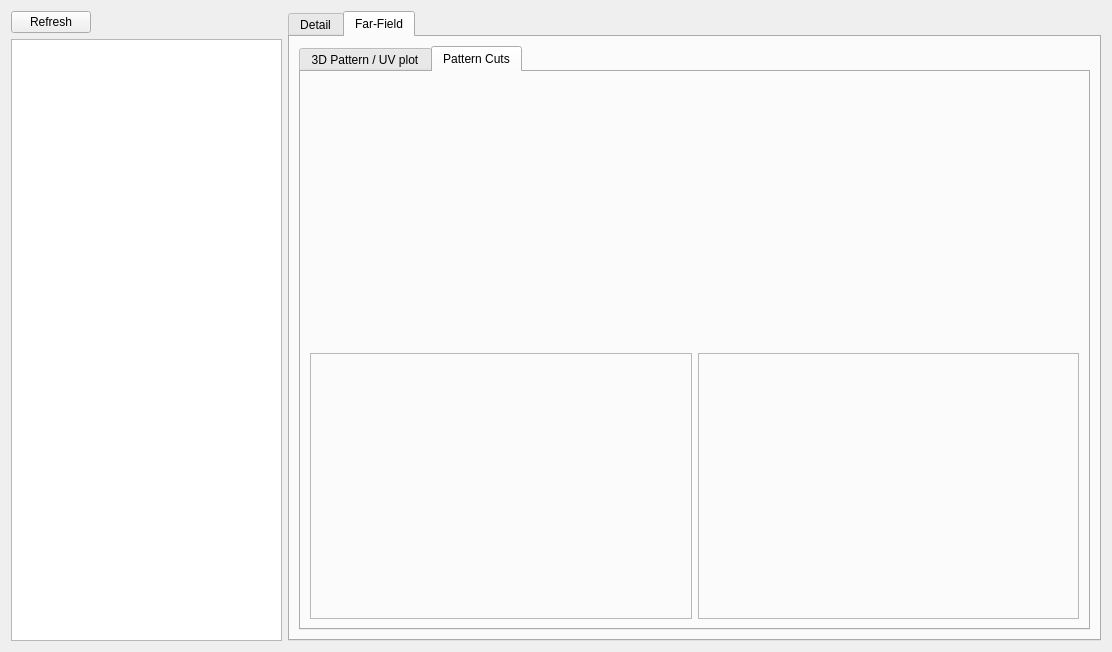
<?xml version="1.0" encoding="UTF-8"?>
<ui version="4.0">
 <class>data_processing</class>
 <widget class="QWidget" name="data_processing">
  <property name="geometry">
   <rect>
    <x>0</x>
    <y>0</y>
    <width>1112</width>
    <height>652</height>
   </rect>
  </property>
  <property name="windowTitle">
   <string>Form</string>
  </property>
  <layout class="QHBoxLayout" name="horizontalLayout_2" stretch="1,3">
   <item>
    <layout class="QGridLayout" name="gridLayout_7">
     <item row="1" column="0" colspan="2">
      <widget class="QTreeView" name="dir_tree_view"/>
     </item>
     <item row="0" column="1">
      <spacer name="horizontalSpacer_2">
       <property name="orientation">
        <enum>Qt::Orientation::Horizontal</enum>
       </property>
       <property name="sizeHint" stdset="0">
        <size>
         <width>40</width>
         <height>20</height>
        </size>
       </property>
      </spacer>
     </item>
     <item row="0" column="0">
      <widget class="QPushButton" name="tree_view_refresh_btn">
       <property name="text">
        <string>Refresh</string>
       </property>
      </widget>
     </item>
    </layout>
   </item>
   <item>
    <widget class="QTabWidget" name="post_processing_tabs">
     <property name="currentIndex">
      <number>1</number>
     </property>
     <widget class="QWidget" name="detail_tab">
      <attribute name="title">
       <string>Detail</string>
      </attribute>
      <layout class="QVBoxLayout" name="verticalLayout_3">
       <item>
        <layout class="QGridLayout" name="detail_tab_grid" columnstretch="3,3">
         <item row="0" column="0">
          <widget class="QGroupBox" name="overview_grp">
           <property name="title">
            <string>Overview</string>
           </property>
           <layout class="QGridLayout" name="gridLayout_6">
            <item row="0" column="0">
             <layout class="QGridLayout" name="general_cfg">
              <item row="6" column="0">
               <widget class="QLabel" name="label_8">
                <property name="text">
                 <string>Devices:</string>
                </property>
               </widget>
              </item>
              <item row="4" column="0">
               <widget class="QLabel" name="label_6">
                <property name="text">
                 <string>Operator:</string>
                </property>
               </widget>
              </item>
              <item row="3" column="0">
               <widget class="QLabel" name="label_4">
                <property name="text">
                 <string>Time Stop:</string>
                </property>
               </widget>
              </item>
              <item row="2" column="0">
               <widget class="QLabel" name="label_2">
                <property name="text">
                 <string>Time Start:</string>
                </property>
               </widget>
              </item>
              <item row="3" column="1">
               <widget class="QLabel" name="t_stop_lbl">
                <property name="text">
                 <string/>
                </property>
               </widget>
              </item>
              <item row="6" column="1">
               <widget class="QLabel" name="devices_lbl">
                <property name="text">
                 <string/>
                </property>
               </widget>
              </item>
              <item row="5" column="1">
               <widget class="QLabel" name="duration_lbl">
                <property name="text">
                 <string/>
                </property>
               </widget>
              </item>
              <item row="5" column="0">
               <widget class="QLabel" name="label_7">
                <property name="text">
                 <string>Duration:</string>
                </property>
               </widget>
              </item>
              <item row="0" column="0">
               <widget class="QLabel" name="label">
                <property name="font">
                 <font>
                  <pointsize>10</pointsize>
                  <bold>true</bold>
                  <underline>true</underline>
                 </font>
                </property>
                <property name="text">
                 <string>General</string>
                </property>
               </widget>
              </item>
              <item row="2" column="1">
               <widget class="QLabel" name="t_start_lbl">
                <property name="text">
                 <string/>
                </property>
               </widget>
              </item>
              <item row="4" column="1">
               <widget class="QLabel" name="operator_lbl">
                <property name="text">
                 <string/>
                </property>
               </widget>
              </item>
              <item row="7" column="0">
               <widget class="QLabel" name="label_17">
                <property name="text">
                 <string>Probe:</string>
                </property>
               </widget>
              </item>
              <item row="7" column="1">
               <widget class="QLabel" name="probe_lbl">
                <property name="text">
                 <string/>
                </property>
               </widget>
              </item>
             </layout>
            </item>
            <item row="2" column="0">
             <layout class="QGridLayout" name="vna_cfg">
              <item row="4" column="0">
               <widget class="QLabel" name="label_9">
                <property name="text">
                 <string>N-points:</string>
                </property>
               </widget>
              </item>
              <item row="1" column="0">
               <widget class="QLabel" name="label_13">
                <property name="text">
                 <string>RF Power:</string>
                </property>
               </widget>
              </item>
              <item row="2" column="0">
               <widget class="QLabel" name="label_3">
                <property name="text">
                 <string>F start:</string>
                </property>
               </widget>
              </item>
              <item row="1" column="1">
               <widget class="QLabel" name="rf_pwr_lbl">
                <property name="text">
                 <string/>
                </property>
               </widget>
              </item>
              <item row="0" column="0">
               <widget class="QLabel" name="label_12">
                <property name="font">
                 <font>
                  <pointsize>10</pointsize>
                  <bold>true</bold>
                  <underline>true</underline>
                 </font>
                </property>
                <property name="text">
                 <string>VNA</string>
                </property>
               </widget>
              </item>
              <item row="3" column="0">
               <widget class="QLabel" name="label_5">
                <property name="text">
                 <string>F stop:</string>
                </property>
               </widget>
              </item>
              <item row="5" column="0">
               <widget class="QLabel" name="label_10">
                <property name="text">
                 <string>Parameter:</string>
                </property>
               </widget>
              </item>
              <item row="2" column="1">
               <widget class="QLabel" name="f_start_lbl">
                <property name="text">
                 <string/>
                </property>
               </widget>
              </item>
              <item row="3" column="1">
               <widget class="QLabel" name="f_stop_lbl">
                <property name="text">
                 <string/>
                </property>
               </widget>
              </item>
              <item row="4" column="1">
               <widget class="QLabel" name="n_f_lbl">
                <property name="text">
                 <string/>
                </property>
               </widget>
              </item>
              <item row="5" column="1">
               <widget class="QLabel" name="param_lbl">
                <property name="text">
                 <string/>
                </property>
               </widget>
              </item>
             </layout>
            </item>
            <item row="1" column="0">
             <layout class="QGridLayout" name="aut_cfg">
              <item row="3" column="1">
               <widget class="QLabel" name="aut_com_lbl">
                <property name="text">
                 <string/>
                </property>
               </widget>
              </item>
              <item row="2" column="1">
               <widget class="QLabel" name="aut_sn_lbl">
                <property name="text">
                 <string/>
                </property>
               </widget>
              </item>
              <item row="1" column="0">
               <widget class="QLabel" name="label_18">
                <property name="text">
                 <string>Type:</string>
                </property>
               </widget>
              </item>
              <item row="0" column="0">
               <widget class="QLabel" name="label_14">
                <property name="font">
                 <font>
                  <pointsize>10</pointsize>
                  <bold>true</bold>
                  <underline>true</underline>
                 </font>
                </property>
                <property name="text">
                 <string>AUT</string>
                </property>
               </widget>
              </item>
              <item row="3" column="0">
               <widget class="QLabel" name="label_22">
                <property name="text">
                 <string>Comment:</string>
                </property>
               </widget>
              </item>
              <item row="2" column="0">
               <widget class="QLabel" name="label_20">
                <property name="text">
                 <string>Serial Number:</string>
                </property>
               </widget>
              </item>
              <item row="1" column="1">
               <widget class="QLabel" name="aut_type_lbl">
                <property name="text">
                 <string/>
                </property>
               </widget>
              </item>
             </layout>
            </item>
            <item row="0" column="1" rowspan="3">
             <layout class="QGridLayout" name="meas_cfg">
              <item row="6" column="1">
               <widget class="QLabel" name="custom_val_3_lbl">
                <property name="text">
                 <string/>
                </property>
               </widget>
              </item>
              <item row="0" column="0">
               <widget class="QLabel" name="label_15">
                <property name="font">
                 <font>
                  <pointsize>10</pointsize>
                  <bold>true</bold>
                  <underline>true</underline>
                 </font>
                </property>
                <property name="text">
                 <string>Measurement:</string>
                </property>
               </widget>
              </item>
              <item row="6" column="0">
               <widget class="QLabel" name="custom_det_3_lbl">
                <property name="text">
                 <string/>
                </property>
               </widget>
              </item>
              <item row="5" column="0">
               <widget class="QLabel" name="custom_det_2_lbl">
                <property name="text">
                 <string/>
                </property>
               </widget>
              </item>
              <item row="3" column="0">
               <widget class="QLabel" name="custom_det_0_lbl">
                <property name="text">
                 <string/>
                </property>
               </widget>
              </item>
              <item row="5" column="1">
               <widget class="QLabel" name="custom_val_2_lbl">
                <property name="text">
                 <string/>
                </property>
               </widget>
              </item>
              <item row="7" column="1">
               <widget class="QLabel" name="custom_val_4_lbl">
                <property name="text">
                 <string/>
                </property>
               </widget>
              </item>
              <item row="9" column="1">
               <spacer name="verticalSpacer">
                <property name="orientation">
                 <enum>Qt::Orientation::Vertical</enum>
                </property>
                <property name="sizeHint" stdset="0">
                 <size>
                  <width>20</width>
                  <height>40</height>
                 </size>
                </property>
               </spacer>
              </item>
              <item row="3" column="1">
               <widget class="QLabel" name="custom_val_0_lbl">
                <property name="text">
                 <string/>
                </property>
               </widget>
              </item>
              <item row="4" column="1">
               <widget class="QLabel" name="custom_val_1_lbl">
                <property name="text">
                 <string/>
                </property>
               </widget>
              </item>
              <item row="7" column="0">
               <widget class="QLabel" name="custom_det_4_lbl">
                <property name="text">
                 <string/>
                </property>
               </widget>
              </item>
              <item row="1" column="1">
               <widget class="QLabel" name="meas_type_lbl">
                <property name="text">
                 <string/>
                </property>
               </widget>
              </item>
              <item row="2" column="0">
               <widget class="QLabel" name="label_11">
                <property name="text">
                 <string>Distance:</string>
                </property>
               </widget>
              </item>
              <item row="1" column="0">
               <widget class="QLabel" name="label_16">
                <property name="text">
                 <string>Type:</string>
                </property>
               </widget>
              </item>
              <item row="2" column="1">
               <widget class="QLabel" name="meas_dist_lbl">
                <property name="text">
                 <string/>
                </property>
               </widget>
              </item>
              <item row="4" column="0">
               <widget class="QLabel" name="custom_det_1_lbl">
                <property name="text">
                 <string/>
                </property>
               </widget>
              </item>
              <item row="8" column="0">
               <widget class="QLabel" name="custom_det_5_lbl">
                <property name="text">
                 <string/>
                </property>
               </widget>
              </item>
              <item row="8" column="1">
               <widget class="QLabel" name="custom_val_5_lbl">
                <property name="text">
                 <string/>
                </property>
               </widget>
              </item>
             </layout>
            </item>
           </layout>
          </widget>
         </item>
         <item row="1" column="0">
          <widget class="QGroupBox" name="post_proc_grp">
           <property name="title">
            <string>Post Processing</string>
           </property>
           <layout class="QVBoxLayout" name="verticalLayout_4">
            <item>
             <layout class="QHBoxLayout" name="horizontalLayout_5" stretch="0,0,0,1,3">
              <item>
               <widget class="QRadioButton" name="copolar_radio_btn">
                <property name="enabled">
                 <bool>false</bool>
                </property>
                <property name="text">
                 <string>Copolar</string>
                </property>
               </widget>
              </item>
              <item>
               <widget class="QRadioButton" name="crosspolar_radio_btn">
                <property name="enabled">
                 <bool>false</bool>
                </property>
                <property name="text">
                 <string>Cross-polar</string>
                </property>
               </widget>
              </item>
              <item>
               <spacer name="horizontalSpacer_3">
                <property name="orientation">
                 <enum>Qt::Orientation::Horizontal</enum>
                </property>
                <property name="sizeHint" stdset="0">
                 <size>
                  <width>40</width>
                  <height>20</height>
                 </size>
                </property>
               </spacer>
              </item>
              <item>
               <widget class="QLabel" name="label_19">
                <property name="text">
                 <string>Frequency:</string>
                </property>
               </widget>
              </item>
              <item>
               <widget class="QComboBox" name="sel_freq_combo"/>
              </item>
             </layout>
            </item>
            <item>
             <widget class="Line" name="line">
              <property name="orientation">
               <enum>Qt::Orientation::Horizontal</enum>
              </property>
             </widget>
            </item>
            <item>
             <layout class="QGridLayout" name="gridLayout_2">
              <item row="1" column="2">
               <widget class="QPushButton" name="trans_start_btn">
                <property name="text">
                 <string>Transform</string>
                </property>
               </widget>
              </item>
              <item row="0" column="0">
               <widget class="QLabel" name="label_21">
                <property name="text">
                 <string>Transformation:</string>
                </property>
               </widget>
              </item>
              <item row="0" column="2">
               <layout class="QHBoxLayout" name="horizontalLayout_6"/>
              </item>
              <item row="0" column="1">
               <widget class="QComboBox" name="transform_combo"/>
              </item>
             </layout>
            </item>
           </layout>
          </widget>
         </item>
         <item row="0" column="1" rowspan="2">
          <widget class="QGroupBox" name="result_grp">
           <property name="title">
            <string>Results</string>
           </property>
           <layout class="QGridLayout" name="gridLayout_4">
            <item row="3" column="0">
             <widget class="QFrame" name="frame_6">
              <property name="frameShape">
               <enum>QFrame::Shape::StyledPanel</enum>
              </property>
              <property name="frameShadow">
               <enum>QFrame::Shadow::Raised</enum>
              </property>
              <layout class="QVBoxLayout" name="verticalLayout_12">
               <item>
                <layout class="QVBoxLayout" name="det_res_plt_2"/>
               </item>
              </layout>
             </widget>
            </item>
            <item row="2" column="0">
             <layout class="QGridLayout" name="gridLayout_3">
              <item row="0" column="0">
               <widget class="QLabel" name="det_res_plt_2_title">
                <property name="font">
                 <font>
                  <pointsize>13</pointsize>
                 </font>
                </property>
                <property name="text">
                 <string/>
                </property>
                <property name="alignment">
                 <set>Qt::AlignmentFlag::AlignCenter</set>
                </property>
               </widget>
              </item>
             </layout>
            </item>
            <item row="1" column="0">
             <widget class="QFrame" name="frame_5">
              <property name="frameShape">
               <enum>QFrame::Shape::StyledPanel</enum>
              </property>
              <property name="frameShadow">
               <enum>QFrame::Shadow::Raised</enum>
              </property>
              <layout class="QVBoxLayout" name="verticalLayout_10">
               <item>
                <layout class="QVBoxLayout" name="det_res_plt_1"/>
               </item>
              </layout>
             </widget>
            </item>
            <item row="0" column="0">
             <layout class="QGridLayout" name="gridLayout_5">
              <item row="0" column="0">
               <widget class="QLabel" name="det_res_plt_1_title">
                <property name="font">
                 <font>
                  <pointsize>13</pointsize>
                 </font>
                </property>
                <property name="text">
                 <string/>
                </property>
                <property name="alignment">
                 <set>Qt::AlignmentFlag::AlignCenter</set>
                </property>
               </widget>
              </item>
             </layout>
            </item>
           </layout>
          </widget>
         </item>
        </layout>
       </item>
      </layout>
     </widget>
     <widget class="QWidget" name="FF_tab">
      <attribute name="title">
       <string>Far-Field</string>
      </attribute>
      <layout class="QVBoxLayout" name="verticalLayout">
       <item>
        <widget class="QTabWidget" name="ff_plots">
         <property name="currentIndex">
          <number>1</number>
         </property>
         <widget class="QWidget" name="ff_uv_plot_tab">
          <attribute name="title">
           <string>3D Pattern / UV plot</string>
          </attribute>
          <layout class="QVBoxLayout" name="verticalLayout_9">
           <item>
            <widget class="QFrame" name="frame_2">
             <property name="frameShape">
              <enum>QFrame::Shape::StyledPanel</enum>
             </property>
             <property name="frameShadow">
              <enum>QFrame::Shadow::Raised</enum>
             </property>
             <layout class="QHBoxLayout" name="horizontalLayout_8" stretch="1,6,6">
              <property name="spacing">
               <number>0</number>
              </property>
              <item>
               <layout class="QVBoxLayout" name="ff_3d_plot_color_bar"/>
              </item>
              <item>
               <layout class="QVBoxLayout" name="ff_3d_plot"/>
              </item>
              <item>
               <layout class="QVBoxLayout" name="ff_uv_plot"/>
              </item>
             </layout>
            </widget>
           </item>
          </layout>
         </widget>
         <widget class="QWidget" name="ff_pattern_cuts">
          <attribute name="title">
           <string>Pattern Cuts</string>
          </attribute>
          <layout class="QVBoxLayout" name="verticalLayout_11">
           <item>
            <layout class="QHBoxLayout" name="horizontalLayout">
             <item>
              <widget class="QWidget" name="style1_widgets" native="true">
               <layout class="QHBoxLayout" name="horizontalLayout_3"/>
              </widget>
             </item>
             <item>
              <widget class="QWidget" name="style2_widgets" native="true">
               <layout class="QHBoxLayout" name="horizontalLayout_4"/>
              </widget>
             </item>
             <item>
              <spacer name="horizontalSpacer">
               <property name="orientation">
                <enum>Qt::Orientation::Horizontal</enum>
               </property>
               <property name="sizeHint" stdset="0">
                <size>
                 <width>40</width>
                 <height>20</height>
                </size>
               </property>
              </spacer>
             </item>
            </layout>
           </item>
           <item>
            <layout class="QGridLayout" name="gridLayout">
             <item row="0" column="1">
              <widget class="QFrame" name="frame_4">
               <property name="frameShape">
                <enum>QFrame::Shape::StyledPanel</enum>
               </property>
               <property name="frameShadow">
                <enum>QFrame::Shadow::Raised</enum>
               </property>
               <layout class="QVBoxLayout" name="verticalLayout_8">
                <item>
                 <layout class="QVBoxLayout" name="ff_cut2_plot"/>
                </item>
               </layout>
              </widget>
             </item>
             <item row="0" column="0">
              <widget class="QFrame" name="frame_3">
               <property name="frameShape">
                <enum>QFrame::Shape::StyledPanel</enum>
               </property>
               <property name="frameShadow">
                <enum>QFrame::Shadow::Raised</enum>
               </property>
               <layout class="QVBoxLayout" name="verticalLayout_7">
                <item>
                 <layout class="QVBoxLayout" name="ff_cut1_plot"/>
                </item>
               </layout>
              </widget>
             </item>
            </layout>
           </item>
          </layout>
         </widget>
        </widget>
       </item>
      </layout>
     </widget>
    </widget>
   </item>
  </layout>
 </widget>
 <resources/>
 <connections/>
</ui>
